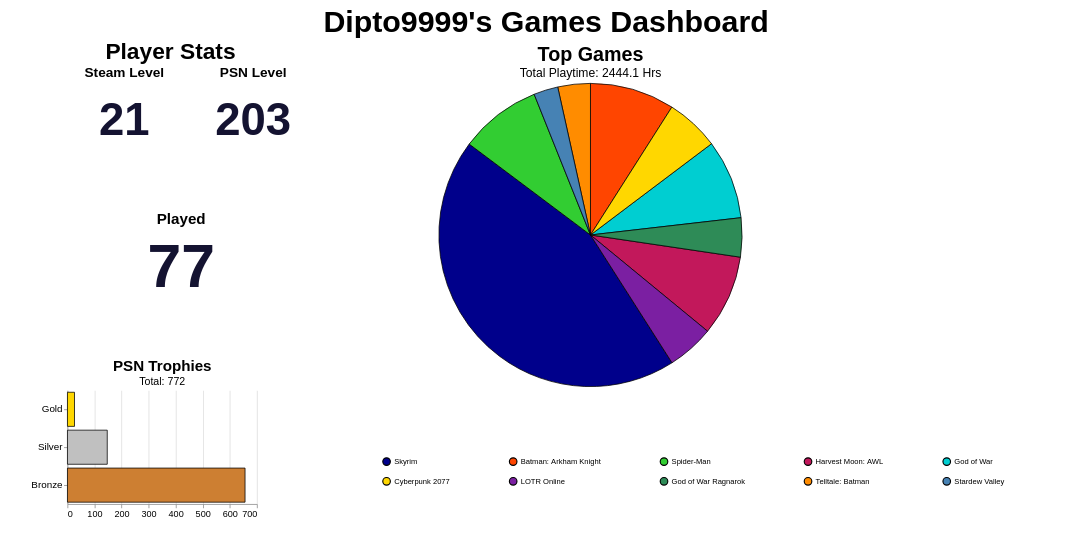

Describe this chart as a Vega-Lite specification.
### Vega-Lite specification from a JSON file in a GitHub repository (floating-point values rounded to 4 significant figures)
{"background": null, "config": {"view": {"continuousWidth": 300, "continuousHeight": 300, "strokeOpacity": 0, "strokeWidth": 1.5}, "axis": {"labelFontSize": 12, "titleFontSize": 16}, "legend": {"labelFontSize": 10, "titleFontSize": 16}}, "hconcat": [{"vconcat": [{"hconcat": [{"data": {"name": "data-5d6aeba095252c326bbbfd5f7abdc85a"}, "mark": {"type": "text", "align": "center", "baseline": "middle", "color": "#141331", "fontSize": 60, "fontWeight": "bold"}, "encoding": {"text": {"field": "Value", "type": "quantitative"}, "x": {"axis": null, "field": "Metric", "type": "nominal"}, "y": {"value": 50}}, "height": 150, "title": {"text": "Steam Level", "anchor": "middle", "fontSize": 18}, "width": 150}, {"data": {"name": "data-209579f83bb465219158f903efdbaf51"}, "mark": {"type": "text", "align": "center", "baseline": "middle", "color": "#141331", "fontSize": 60, "fontWeight": "bold"}, "encoding": {"text": {"field": "Value", "type": "quantitative"}, "x": {"axis": null, "field": "Metric", "type": "nominal"}, "y": {"value": 50}}, "height": 150, "title": {"text": "PSN Level", "anchor": "middle", "fontSize": 18}, "width": 150}]}, {"data": {"name": "data-0806719922ab0a69d8ed35284b9451c4"}, "mark": {"type": "text", "align": "center", "baseline": "middle", "color": "#141331", "fontSize": 80, "fontWeight": "bold"}, "encoding": {"text": {"field": "Value", "type": "quantitative"}, "x": {"axis": null, "field": "Metric", "type": "nominal"}, "y": {"value": 50}}, "height": 150, "title": {"text": "Played", "anchor": "middle", "fontSize": 20}, "width": 300}, {"data": {"name": "data-b5e5e3621ebe956b3f4f9d97cbbacadf"}, "mark": {"type": "bar", "stroke": "black", "strokeWidth": 1}, "encoding": {"color": {"field": "type", "legend": null, "scale": {"domain": ["Platinum", "Gold", "Silver", "Bronze"], "range": ["#B9F2FF", "#FFD700", "#C0C0C0", "#CD7F32"]}, "type": "nominal"}, "tooltip": [{"field": "type", "title": "Trophy", "type": "nominal"}, {"field": "count", "title": "Count", "type": "quantitative"}], "x": {"axis": {"tickMinStep": 1, "title": ""}, "field": "count", "type": "quantitative"}, "y": {"axis": {"labelFontSize": 13, "title": ""}, "field": "type", "sort": ["Platinum", "Gold", "Silver", "Bronze"], "type": "nominal"}}, "height": 150, "title": {"text": "PSN Trophies", "anchor": "middle", "fontSize": 20, "subtitle": "Total: 772", "subtitleFontSize": 14}, "width": 250}], "title": {"text": "Player Stats", "anchor": "middle", "fontSize": 30}}, {"data": {"name": "data-e02f2c1edd48e33dbb5a48263f5a1ebf"}, "mark": {"type": "arc", "stroke": "black", "strokeWidth": 1}, "encoding": {"color": {"field": "name", "legend": {"columnPadding": 75, "columns": 5, "direction": "horizontal", "labelFontSize": 10, "orient": "bottom", "padding": 75, "rowPadding": 10, "title": "", "titleAlign": "center", "titleFontSize": 16}, "scale": {"range": ["#00008B", "#FF4500", "#32CD32", "#C2185B", "#00CED1", "#FFD700", "#7B1FA2", "#2E8B57", "#FF8C00", "#4682B4", "#808080", "#8B0000", "#20B2AA", "#E91E63", "#006400"]}, "sort": null, "type": "nominal"}, "theta": {"field": "playtime_percentage", "type": "quantitative"}, "tooltip": [{"field": "name", "title": "Game", "type": "nominal"}, {"field": "playtime_forever", "format": ".1f", "title": "Time (Hrs)", "type": "quantitative"}, {"field": "playtime_percentage", "format": ".2f", "title": "Playtime (%)", "type": "quantitative"}]}, "height": 400, "title": {"text": "Top Games", "anchor": "middle", "fontSize": 26, "subtitle": "Total Playtime: 2444.1 Hrs", "subtitleFontSize": 16}, "width": 700}], "padding": {"left": 40, "right": 40, "top": 10, "bottom": 10}, "resolve": {"scale": {"color": "independent"}}, "title": {"text": "Dipto9999's Games Dashboard", "anchor": "middle", "fontSize": 40}, "$schema": "https://vega.github.io/schema/vega-lite/v6.1.0.json", "datasets": {"data-5d6aeba095252c326bbbfd5f7abdc85a": [{"Metric": "Steam Level", "Value": 21}], "data-209579f83bb465219158f903efdbaf51": [{"Metric": "PSN Level", "Value": 203}], "data-0806719922ab0a69d8ed35284b9451c4": [{"Metric": "Played", "Value": 77}], "data-b5e5e3621ebe956b3f4f9d97cbbacadf": [{"type": "Gold", "count": 26}, {"type": "Silver", "count": 147}, {"type": "Bronze", "count": 656}], "data-e02f2c1edd48e33dbb5a48263f5a1ebf": [{"name": "Skyrim", "playtime_forever": 845.3, "playtime_percentage": 44.28}, {"name": "Batman: Arkham Knight", "playtime_forever": 172.2, "playtime_percentage": 9.02}, {"name": "Spider-Man", "playtime_forever": 166.1, "playtime_percentage": 8.7}, {"name": "Harvest Moon: AWL", "playtime_forever": 164.3, "playtime_percentage": 8.61}, {"name": "God of War", "playtime_forever": 161.5, "playtime_percentage": 8.46}, {"name": "Cyberpunk 2077", "playtime_forever": 108.8, "playtime_percentage": 5.7}, {"name": "LOTR Online", "playtime_forever": 95.7, "playtime_percentage": 5.01}, {"name": "God of War Ragnarok", "playtime_forever": 79.36, "playtime_percentage": 4.16}, {"name": "Telltale: Batman", "playtime_forever": 66.22, "playtime_percentage": 3.47}, {"name": "Stardew Valley", "playtime_forever": 49.5, "playtime_percentage": 2.59}]}}
